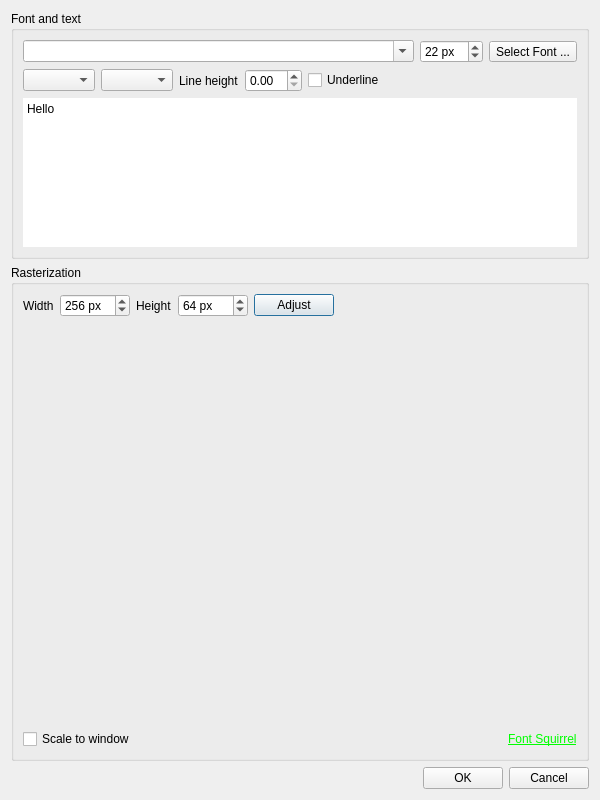
<?xml version="1.0" encoding="UTF-8"?>
<ui version="4.0">
 <class>DlgText</class>
 <widget class="QDialog" name="DlgText">
  <property name="geometry">
   <rect>
    <x>0</x>
    <y>0</y>
    <width>600</width>
    <height>800</height>
   </rect>
  </property>
  <property name="windowTitle">
   <string>Text Editor</string>
  </property>
  <property name="windowIcon">
   <iconset resource="../resource/resource.qrc">
    <normaloff>:/16x16_ico_png/text.png</normaloff>:/16x16_ico_png/text.png</iconset>
  </property>
  <layout class="QVBoxLayout" name="verticalLayout_4">
   <item>
    <widget class="QGroupBox" name="groupBox_3">
     <property name="title">
      <string>Font and text</string>
     </property>
     <layout class="QVBoxLayout" name="verticalLayout">
      <item>
       <layout class="QHBoxLayout" name="horizontalLayout_5">
        <item>
         <widget class="QComboBox" name="cmbFont">
          <property name="sizePolicy">
           <sizepolicy hsizetype="MinimumExpanding" vsizetype="Fixed">
            <horstretch>0</horstretch>
            <verstretch>0</verstretch>
           </sizepolicy>
          </property>
          <property name="editable">
           <bool>true</bool>
          </property>
         </widget>
        </item>
        <item>
         <widget class="QSpinBox" name="fontSize">
          <property name="suffix">
           <string> px</string>
          </property>
          <property name="minimum">
           <number>6</number>
          </property>
          <property name="maximum">
           <number>500</number>
          </property>
          <property name="value">
           <number>22</number>
          </property>
         </widget>
        </item>
        <item>
         <widget class="QToolButton" name="btnFont">
          <property name="text">
           <string>Select Font ...</string>
          </property>
          <property name="icon">
           <iconset resource="../resource/resource.qrc">
            <normaloff>:/16x16_ico_png/folder.png</normaloff>:/16x16_ico_png/folder.png</iconset>
          </property>
         </widget>
        </item>
       </layout>
      </item>
      <item>
       <layout class="QHBoxLayout" name="horizontalLayout_6">
        <item>
         <widget class="QComboBox" name="cmbVAlign"/>
        </item>
        <item>
         <widget class="QComboBox" name="cmbHAlign"/>
        </item>
        <item>
         <widget class="QLabel" name="label_5">
          <property name="text">
           <string>Line height</string>
          </property>
         </widget>
        </item>
        <item>
         <widget class="QDoubleSpinBox" name="lineHeight">
          <property name="minimum">
           <double>0.000000000000000</double>
          </property>
          <property name="singleStep">
           <double>0.100000000000000</double>
          </property>
         </widget>
        </item>
        <item>
         <widget class="QCheckBox" name="underline">
          <property name="text">
           <string>Underline</string>
          </property>
         </widget>
        </item>
        <item>
         <spacer name="horizontalSpacer_3">
          <property name="orientation">
           <enum>Qt::Horizontal</enum>
          </property>
          <property name="sizeHint" stdset="0">
           <size>
            <width>40</width>
            <height>20</height>
           </size>
          </property>
         </spacer>
        </item>
       </layout>
      </item>
      <item>
       <widget class="QPlainTextEdit" name="text">
        <property name="frameShape">
         <enum>QFrame::NoFrame</enum>
        </property>
        <property name="plainText">
         <string>Hello</string>
        </property>
       </widget>
      </item>
     </layout>
    </widget>
   </item>
   <item>
    <widget class="QGroupBox" name="groupBox_2">
     <property name="title">
      <string>Rasterization</string>
     </property>
     <layout class="QVBoxLayout" name="verticalLayout_2">
      <item>
       <layout class="QHBoxLayout" name="horizontalLayout_2">
        <item>
         <widget class="QLabel" name="label">
          <property name="text">
           <string>Width</string>
          </property>
         </widget>
        </item>
        <item>
         <widget class="QSpinBox" name="bufferWidth">
          <property name="suffix">
           <string> px</string>
          </property>
          <property name="minimum">
           <number>1</number>
          </property>
          <property name="maximum">
           <number>4096</number>
          </property>
          <property name="stepType">
           <enum>QAbstractSpinBox::AdaptiveDecimalStepType</enum>
          </property>
          <property name="value">
           <number>256</number>
          </property>
         </widget>
        </item>
        <item>
         <widget class="QLabel" name="label_2">
          <property name="text">
           <string>Height</string>
          </property>
         </widget>
        </item>
        <item>
         <widget class="QSpinBox" name="bufferHeight">
          <property name="suffix">
           <string> px</string>
          </property>
          <property name="prefix">
           <string/>
          </property>
          <property name="minimum">
           <number>1</number>
          </property>
          <property name="maximum">
           <number>4096</number>
          </property>
          <property name="stepType">
           <enum>QAbstractSpinBox::AdaptiveDecimalStepType</enum>
          </property>
          <property name="value">
           <number>64</number>
          </property>
         </widget>
        </item>
        <item>
         <widget class="QPushButton" name="btnAdjust">
          <property name="text">
           <string>Adjust</string>
          </property>
         </widget>
        </item>
        <item>
         <spacer name="horizontalSpacer_4">
          <property name="orientation">
           <enum>Qt::Horizontal</enum>
          </property>
          <property name="sizeHint" stdset="0">
           <size>
            <width>40</width>
            <height>20</height>
           </size>
          </property>
         </spacer>
        </item>
       </layout>
      </item>
      <item>
       <widget class="gui::GfxWidget" name="widget" native="true">
        <property name="sizePolicy">
         <sizepolicy hsizetype="MinimumExpanding" vsizetype="MinimumExpanding">
          <horstretch>0</horstretch>
          <verstretch>0</verstretch>
         </sizepolicy>
        </property>
        <property name="minimumSize">
         <size>
          <width>400</width>
          <height>400</height>
         </size>
        </property>
       </widget>
      </item>
      <item>
       <layout class="QHBoxLayout" name="horizontalLayout_3">
        <item>
         <widget class="QCheckBox" name="chkScale">
          <property name="text">
           <string>Scale to window</string>
          </property>
         </widget>
        </item>
        <item>
         <spacer name="horizontalSpacer_2">
          <property name="orientation">
           <enum>Qt::Horizontal</enum>
          </property>
          <property name="sizeHint" stdset="0">
           <size>
            <width>40</width>
            <height>20</height>
           </size>
          </property>
         </spacer>
        </item>
        <item>
         <widget class="QLabel" name="label_3">
          <property name="text">
           <string>&lt;html&gt;&lt;head/&gt;&lt;body&gt;&lt;p&gt;&lt;a href=&quot;https://www.fontsquirrel.com/fonts/list/tag&quot;&gt;&lt;span style=&quot; text-decoration: underline; color:#00ff00;&quot;&gt;Font Squirrel&lt;/span&gt;&lt;/a&gt;&lt;/p&gt;&lt;/body&gt;&lt;/html&gt;</string>
          </property>
          <property name="textFormat">
           <enum>Qt::RichText</enum>
          </property>
          <property name="scaledContents">
           <bool>false</bool>
          </property>
          <property name="openExternalLinks">
           <bool>true</bool>
          </property>
         </widget>
        </item>
       </layout>
      </item>
     </layout>
    </widget>
   </item>
   <item>
    <layout class="QHBoxLayout" name="horizontalLayout">
     <item>
      <spacer name="horizontalSpacer">
       <property name="orientation">
        <enum>Qt::Horizontal</enum>
       </property>
       <property name="sizeHint" stdset="0">
        <size>
         <width>40</width>
         <height>20</height>
        </size>
       </property>
      </spacer>
     </item>
     <item>
      <widget class="QPushButton" name="btnAccept">
       <property name="text">
        <string>OK</string>
       </property>
      </widget>
     </item>
     <item>
      <widget class="QPushButton" name="btnCancel">
       <property name="text">
        <string>Cancel</string>
       </property>
      </widget>
     </item>
    </layout>
   </item>
  </layout>
 </widget>
 <customwidgets>
  <customwidget>
   <class>gui::GfxWidget</class>
   <extends>QWidget</extends>
   <header>gfxwidget.h</header>
   <container>1</container>
  </customwidget>
 </customwidgets>
 <tabstops>
  <tabstop>cmbFont</tabstop>
  <tabstop>fontSize</tabstop>
  <tabstop>btnFont</tabstop>
  <tabstop>cmbVAlign</tabstop>
  <tabstop>cmbHAlign</tabstop>
  <tabstop>lineHeight</tabstop>
  <tabstop>underline</tabstop>
  <tabstop>text</tabstop>
  <tabstop>bufferWidth</tabstop>
  <tabstop>bufferHeight</tabstop>
  <tabstop>btnAdjust</tabstop>
  <tabstop>chkScale</tabstop>
  <tabstop>btnAccept</tabstop>
  <tabstop>btnCancel</tabstop>
 </tabstops>
 <resources>
  <include location="../resource/resource.qrc"/>
 </resources>
 <connections/>
</ui>
